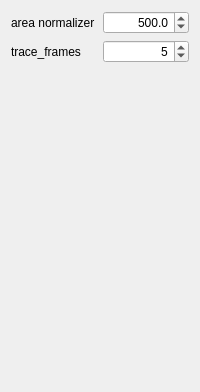
               <widget class="QWidget" name="tab">
                <attribute name="title">
                 <string>Linear Programming 2</string>
                </attribute>
                <layout class="QGridLayout" name="gridLayout_5">
                 <item row="0" column="0">
                  <widget class="QLabel" name="label_35">
                   <property name="toolTip">
                    <string>max area as a normalizer</string>
                   </property>
                   <property name="text">
                    <string>area normalizer</string>
                   </property>
                  </widget>
                 </item>
                 <item row="0" column="1">
                  <widget class="QDoubleSpinBox" name="area_norm_slave_2">
                   <property name="alignment">
                    <set>Qt::AlignRight|Qt::AlignTrailing|Qt::AlignVCenter</set>
                   </property>
                   <property name="decimals">
                    <number>1</number>
                   </property>
                   <property name="maximum">
                    <double>1000.000000000000000</double>
                   </property>
                   <property name="stepType">
                    <enum>QAbstractSpinBox::AdaptiveDecimalStepType</enum>
                   </property>
                   <property name="value">
                    <double>500.000000000000000</double>
                   </property>
                  </widget>
                 </item>
                 <item row="1" column="0">
                  <widget class="QLabel" name="label_28">
                   <property name="toolTip">
                    <string>the number of adjacent frames to consider</string>
                   </property>
                   <property name="text">
                    <string>trace_frames</string>
                   </property>
                  </widget>
                 </item>
                 <item row="1" column="1">
                  <widget class="QSpinBox" name="trace_frames">
                   <property name="alignment">
                    <set>Qt::AlignRight|Qt::AlignTrailing|Qt::AlignVCenter</set>
                   </property>
                   <property name="minimum">
                    <number>1</number>
                   </property>
                   <property name="value">
                    <number>5</number>
                   </property>
                  </widget>
                 </item>
                 <item row="2" column="1">
                  <spacer name="verticalSpacer_5">
                   <property name="orientation">
                    <enum>Qt::Vertical</enum>
                   </property>
                   <property name="sizeHint" stdset="0">
                    <size>
                     <width>20</width>
                     <height>318</height>
                    </size>
                   </property>
                  </spacer>
                 </item>
                </layout>
               </widget>
